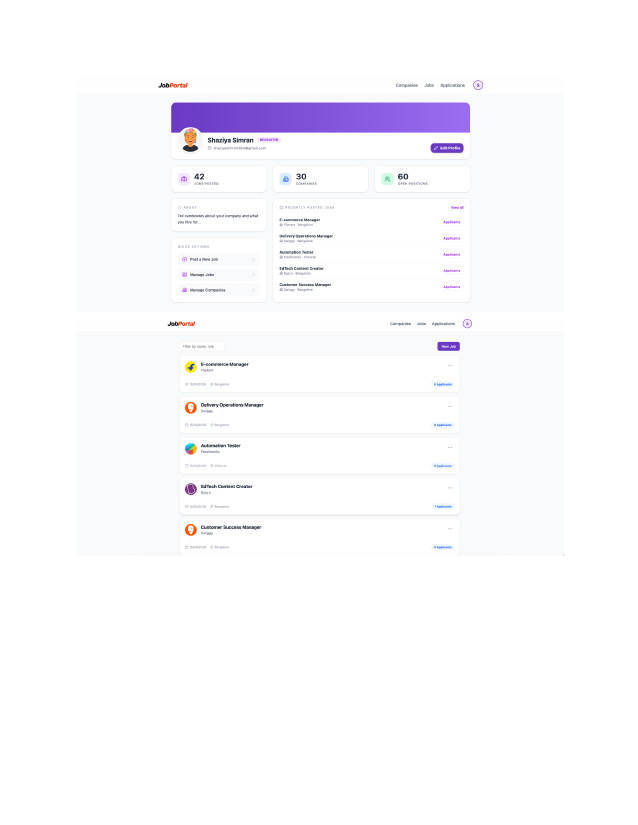
#> input picture docs_build/imgs/page-1.png, 1275 x 1650 px (shown at 1/2 size); its folder holds only this picture in this run
$ python crop.py
#> lines starting #> are read from the running program, lines starting #| are printed output that depends on the picture
from PIL import Image
import os, glob

os.makedirs("screens", exist_ok=True)
pages = sorted(glob.glob("imgs/page-*.png"), key=lambda p: int(''.join(filter(str.isdigit, os.path.basename(p)))))

idx = 0
results = []
for pg in pages:
    im = Image.open(pg).convert("L")
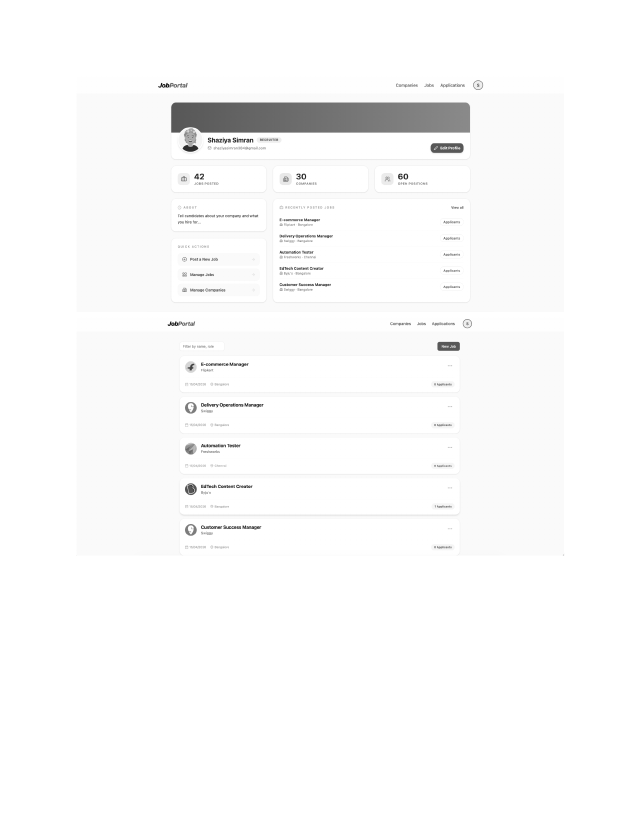
#> im: PIL image 1275x1650 L (shown at 1/2 size); min 9, max 255, mean 250.2
    W, H = im.size
#> W = 1275; H = 1650
    px = im.load()
    # rows that contain non-white content (screenshot bg gray ~249 < 252, page gap = 255)
    row_has = []
    for y in range(H):
        cnt = 0
        for x in range(0, W, 4):  # sample every 4px
            if px[x, y] < 252:
                cnt += 1
        row_has.append(cnt > (W/4) * 0.02)
    # group into bands, allowing small white gaps inside a screenshot
    bands = []
    y = 0
    GAP = 25  # rows of white needed to separate screenshots
    while y < H:
        if row_has[y]:
            start = y
            gap = 0
            while y < H and (row_has[y] or gap < GAP):
                gap = 0 if row_has[y] else gap + 1
                y += 1
            end = y - gap
            if end - start > 80:  # ignore tiny bands
                bands.append((start, end))
        else:
            y += 1
#> after the loop, bands = [(165, 1111)]; y = 1650
    color = Image.open(pg).convert("RGB")
#> color is the input picture: PIL image 1275x1650 RGB; mean R, G, B 250.4, 249.6, 252.4
    for (s, e) in bands:
        crop = color.crop((0, max(0, s-8), W, min(H, e+8)))
        # trim left/right white
        g = crop.convert("L")
        cw, ch = g.size
        gpx = g.load()
        left, right = cw, 0
        for x in range(cw):
            col = sum(1 for yy in range(0, ch, 4) if gpx[x, yy] < 252)
            if col > (ch/4)*0.02:
                left = min(left, x); right = max(right, x)
        if right > left:
            crop = crop.crop((max(0,left-8), 0, min(cw,right+8), ch))
        idx += 1
        fn = f"screens/screen-{idx:02d}.png"
        crop.save(fn)
        results.append((fn, crop.size))
#> this loop made 1 pass
#> pass 1, `crop = color.crop((0, max(0, s-8), W, min(H, e+8)))`:
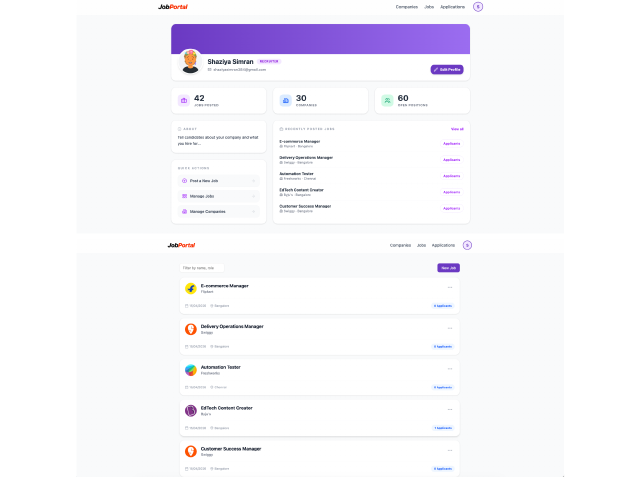
#> crop: PIL image 1275x962 RGB (shown at 1/2 size); mean R, G, B 247, 245.8, 250.5
#> pass 1, `g = crop.convert("L")`:
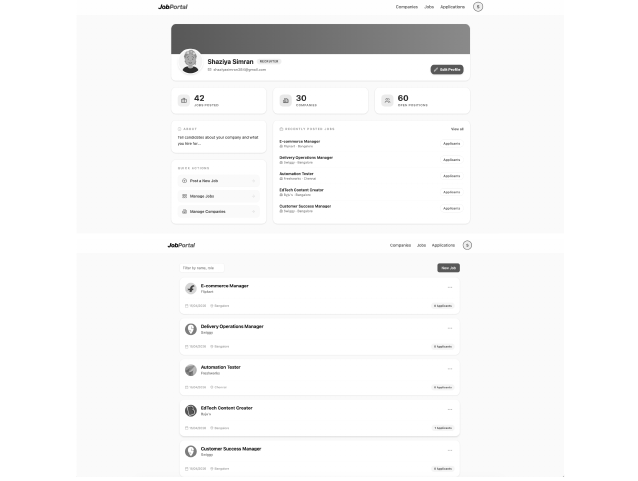
#> g: PIL image 1275x962 L (shown at 1/2 size); min 9, max 255, mean 246.8
#> pass 1, `crop = crop.crop((max(0,left-8), 0, min(cw,right+8), ch))`:
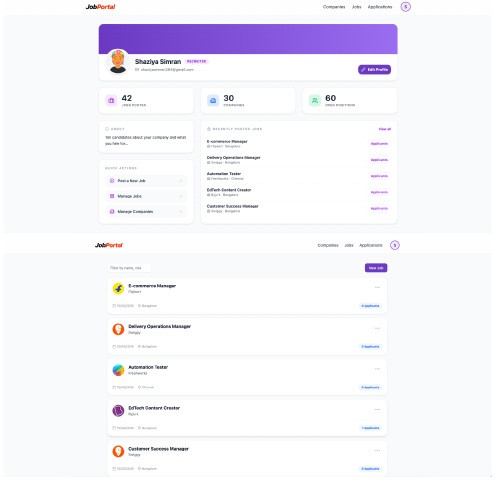
#> crop: PIL image 990x962 RGB (shown at 1/2 size); mean R, G, B 244.8, 243.2, 249.2
#> after the loop, idx = 1; results = [('screens/screen-01.png', (990, 962))]

for fn, sz in results:
    print(fn, sz)
#> this loop made 1 pass
#> (fn, sz) on pass 1: ('screens/screen-01.png', (990, 962))
#| screens/screen-01.png (990, 962)

$ run again, on docs_build/imgs/page-5.png
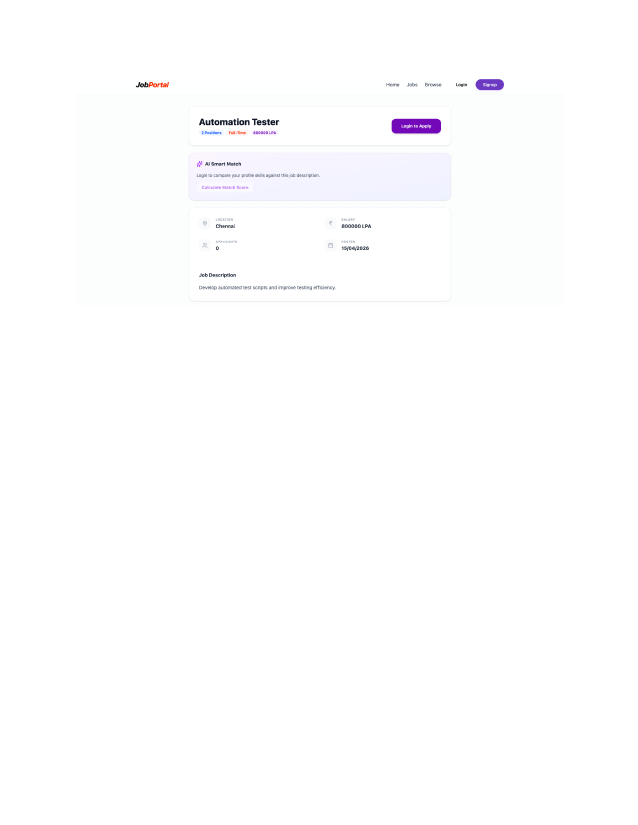
#> input picture docs_build/imgs/page-5.png, 1275 x 1650 px (shown at 1/2 size)
#> color is the input picture: PIL image 1275x1650 RGB; mean R, G, B 253.7, 253.6, 254.2
#> the loop `for (s, e) in bands:` made 1 pass
#> pass 1, `crop = color.crop((0, max(0, s-8), W, min(H, e+8)))`:
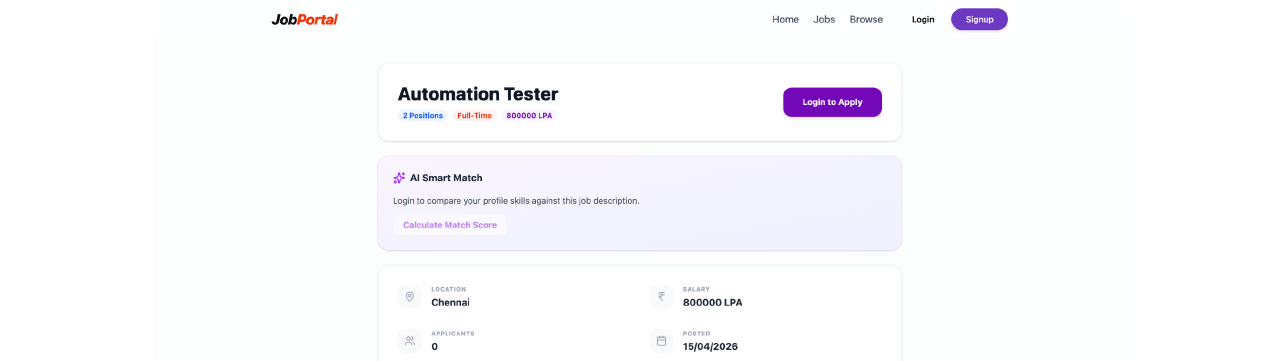
#> crop: PIL image 1275x361 RGB; mean R, G, B 249.7, 249.2, 252
#> pass 1, `crop = crop.crop((max(0,left-8), 0, min(cw,right+8), ch))`:
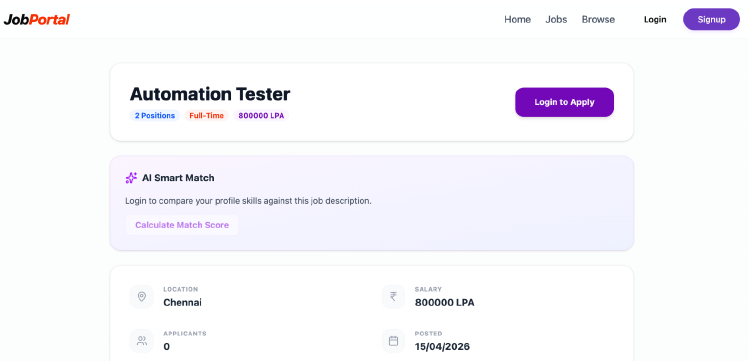
#> crop: PIL image 748x361 RGB; mean R, G, B 246.8, 245.6, 250.4
#> after the loop `for (s, e) in bands:`: idx = 1; results = [('screens/screen-01.png', (748, 361))]
#> the loop `for fn, sz in results:` made 1 pass
#> (fn, sz) on pass 1: ('screens/screen-01.png', (748, 361))
#> (printed output is left out)

$ run again, on docs_build/imgs/page-6.png
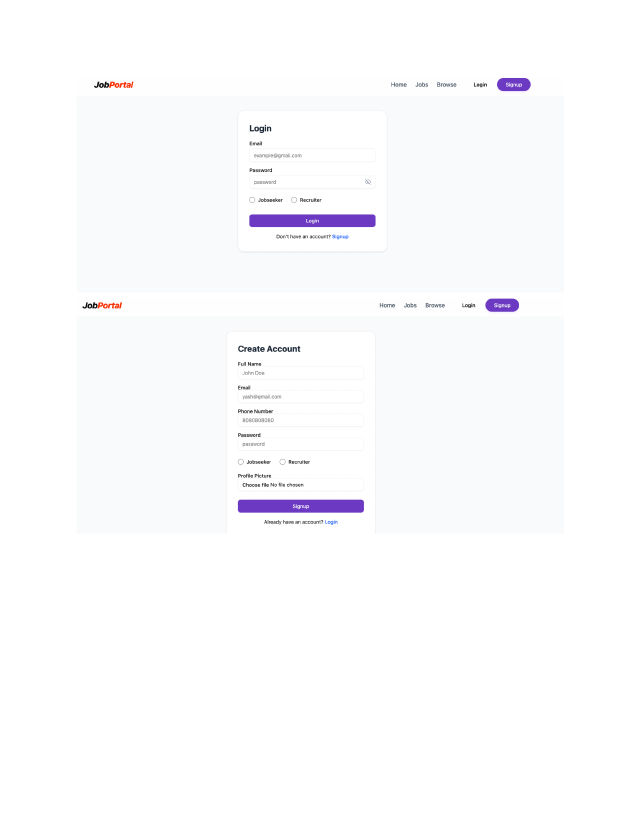
#> input picture docs_build/imgs/page-6.png, 1275 x 1650 px (shown at 1/2 size)
#> color is the input picture: PIL image 1275x1650 RGB; mean R, G, B 251.4, 251.3, 252.6
#> the loop `for (s, e) in bands:` made 1 pass
#> pass 1, `crop = color.crop((0, max(0, s-8), W, min(H, e+8)))`:
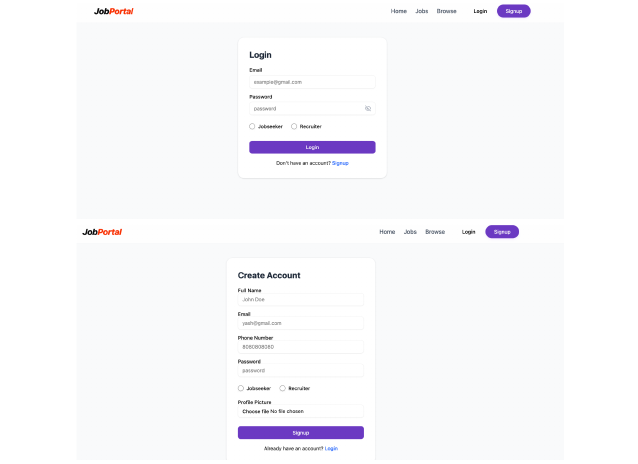
#> crop: PIL image 1275x928 RGB (shown at 1/2 size); mean R, G, B 248.7, 248.4, 250.8
#> pass 1, `crop = crop.crop((max(0,left-8), 0, min(cw,right+8), ch))`:
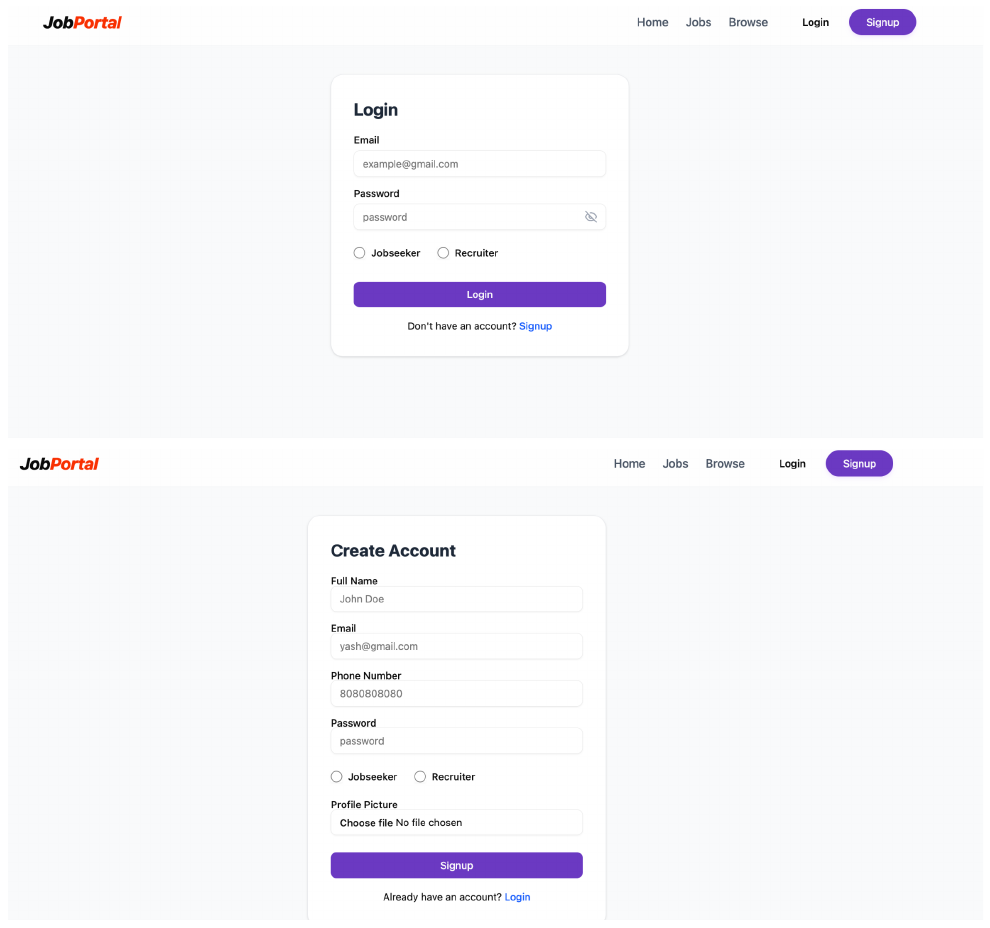
#> crop: PIL image 990x928 RGB; mean R, G, B 246.9, 246.6, 249.6
#> after the loop `for (s, e) in bands:`: idx = 1; results = [('screens/screen-01.png', (990, 928))]
#> the loop `for fn, sz in results:` made 1 pass
#> (fn, sz) on pass 1: ('screens/screen-01.png', (990, 928))
#> (printed output is left out)

$ run again, on docs_build/imgs/page-2.png
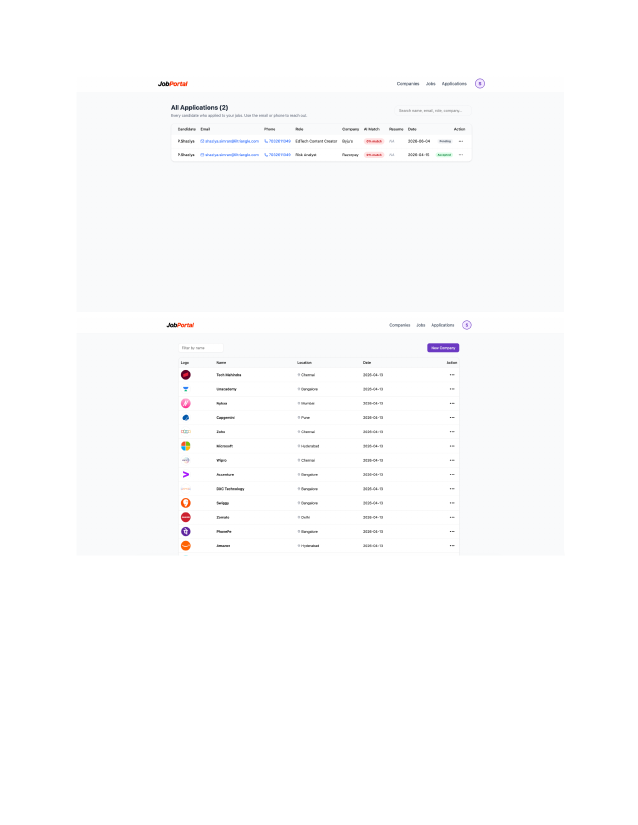
#> input picture docs_build/imgs/page-2.png, 1275 x 1650 px (shown at 1/2 size)
#> color is the input picture: PIL image 1275x1650 RGB; mean R, G, B 252.2, 252.3, 252.8
#> the loop `for (s, e) in bands:` made 1 pass
#> pass 1, `crop = color.crop((0, max(0, s-8), W, min(H, e+8)))`:
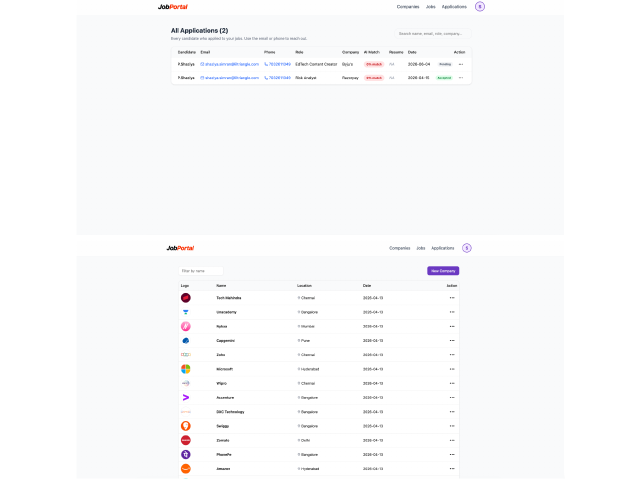
#> crop: PIL image 1275x965 RGB (shown at 1/2 size); mean R, G, B 250.2, 250.5, 251.2
#> pass 1, `crop = crop.crop((max(0,left-8), 0, min(cw,right+8), ch))`:
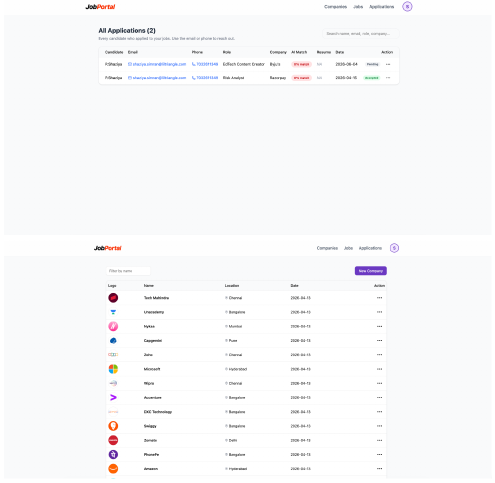
#> crop: PIL image 990x965 RGB (shown at 1/2 size); mean R, G, B 248.8, 249.2, 250.1
#> after the loop `for (s, e) in bands:`: idx = 1; results = [('screens/screen-01.png', (990, 965))]
#> the loop `for fn, sz in results:` made 1 pass
#> (fn, sz) on pass 1: ('screens/screen-01.png', (990, 965))
#> (printed output is left out)

$ run again, on docs_build/imgs/page-3.png
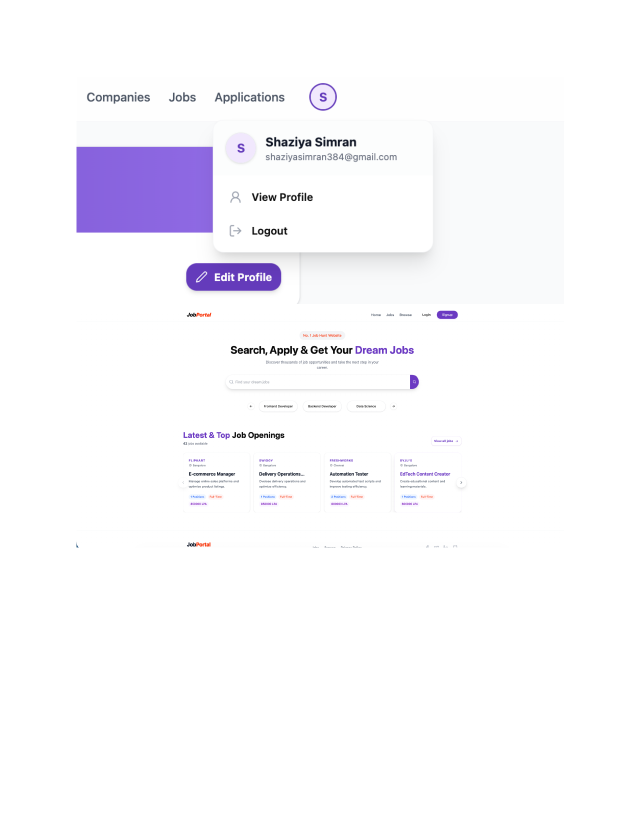
#> input picture docs_build/imgs/page-3.png, 1275 x 1650 px (shown at 1/2 size)
#> color is the input picture: PIL image 1275x1650 RGB; mean R, G, B 249.5, 248.4, 252.1
#> after the loop `for (s, e) in bands:`:
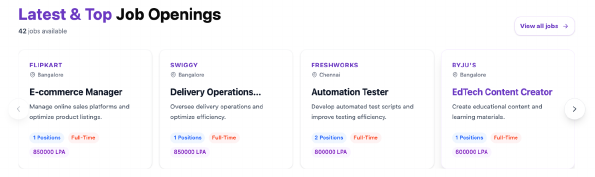
#> crop: PIL image 595x177 RGB; mean R, G, B 247.1, 246.3, 248.9
#> after the loop `for (s, e) in bands:`: idx = 2; results = [('screens/screen-01.png', (990, 672)), ('screens/screen-02.png', (595, 177))]
#> the loop `for fn, sz in results:` made 2 passes
#> (fn, sz) on passes 1 to 2: ('screens/screen-01.png', (990, 672)), ('screens/screen-02.png', (595, 177))
#> (printed output is left out)
